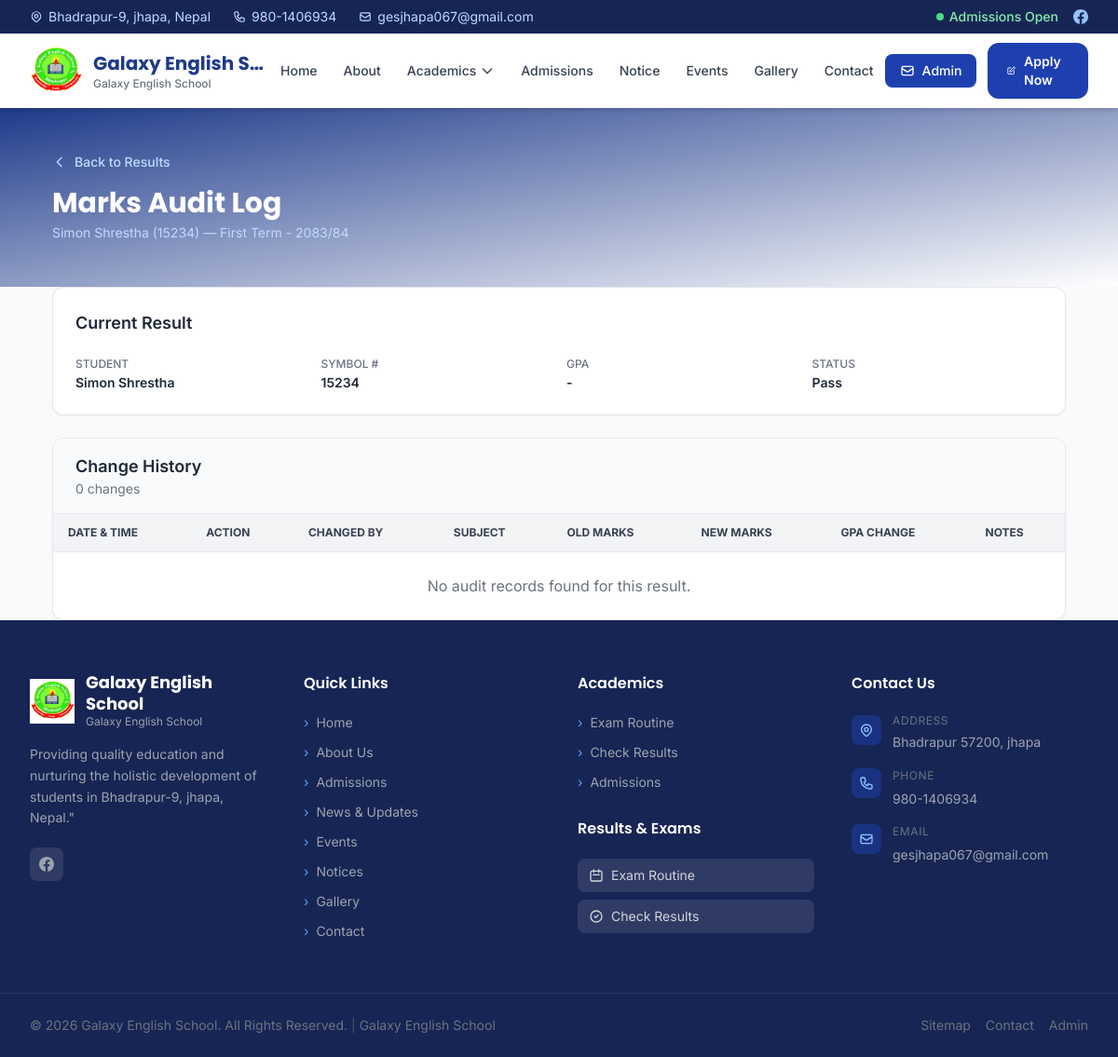
Page /exam-result/audit/2/ (signed in) on the earlier database version.
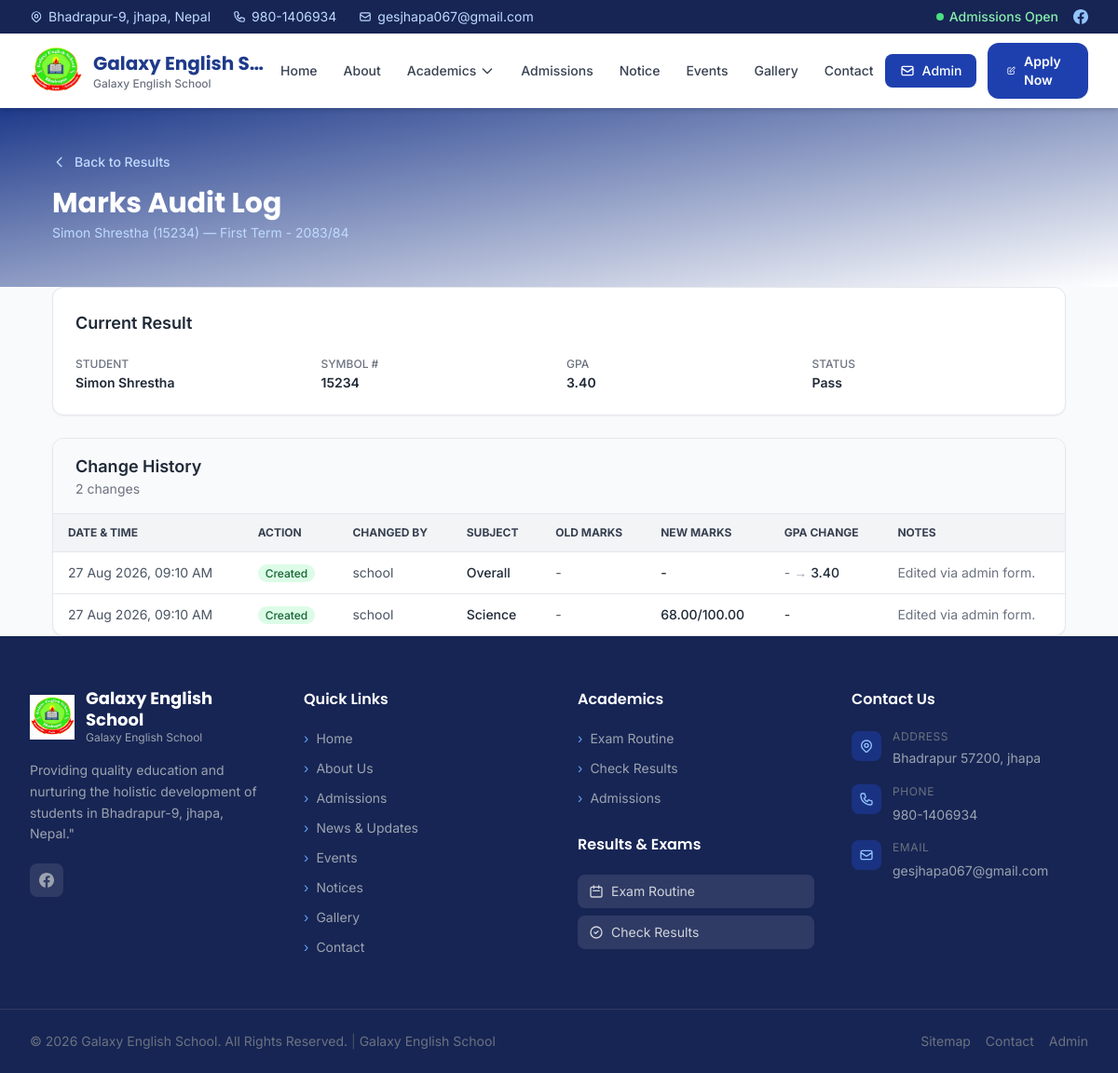
Same page on the later database version.
### apps/academics/models.py (models this page shows, shortened)
class Result(models.Model):
    RESULT_STATUS_CHOICES = [
        ('PASS', 'Pass'),
        ('FAIL', 'Fail'),
        ('ABSENT', 'Absent'),
    ]
    exam = models.ForeignKey(
        Exam,
        on_delete=models.CASCADE,
        related_name='results'
    )
    student_name = models.CharField(max_length=200)
    symbol_number = models.CharField(
        max_length=50,
        db_index=True,
        help_text="Unique symbol number for result lookup"
    )
    grade = models.CharField(max_length=50, db_index=True)
    roll_number = models.CharField(max_length=50, blank=True)
    total_marks = models.DecimalField(
        max_digits=6,
        decimal_places=2,
        null=True, blank=True
    )
    percentage = models.DecimalField(
        max_digits=5,
        decimal_places=2,
        null=True, blank=True
    )
    gpa = models.DecimalField(
        max_digits=4,
        decimal_places=2,
        null=True, blank=True
    )
    result_status = models.CharField(
        max_length=10,
        choices=RESULT_STATUS_CHOICES,
        default='PASS'
    )
    published_at = models.DateTimeField(null=True, blank=True)
    is_published = models.BooleanField(default=False)
    created_at = models.DateTimeField(auto_now_add=True)
    updated_at = models.DateTimeField(auto_now=True)
    class Meta:
        ordering = ['-published_at']
        verbose_name = "Result"
        verbose_name_plural = "Results"
        indexes = [
            models.Index(fields=['symbol_number']),
            models.Index(fields=['exam', 'grade']),
            models.Index(fields=['is_published']),
            models.Index(fields=['exam', 'is_published', '-published_at'], name='idx_result_exam_published'),
            models.Index(fields=['grade', '-published_at'], name='idx_result_grade_published'),
        ]
        unique_together = [['exam', 'symbol_number']]

class Exam(models.Model):
    name = models.CharField(
        max_length=200,
        help_text="e.g., First Terminal Examination 2083"
    )
    academic_year = models.CharField(
        max_length=20,
        help_text="e.g., 2083/84"
    )
    start_date = models.DateField()
    end_date = models.DateField()
    is_published = models.BooleanField(default=False)
    created_at = models.DateTimeField(auto_now_add=True)
    updated_at = models.DateTimeField(auto_now=True)
    class Meta:
        ordering = ['-start_date']
        verbose_name = "Exam"
        verbose_name_plural = "Exams"
        indexes = [
            models.Index(fields=['-start_date']),
            models.Index(fields=['academic_year']),
        ]
    def __str__(self):
        return f"{self.name} - {self.academic_year}"

class MarksAuditLog(models.Model):
    result = models.ForeignKey(
        Result,
        on_delete=models.CASCADE,
        related_name='audit_logs',
        help_text="The result this audit entry belongs to"
    )
    subject_mark = models.ForeignKey(
        SubjectMark,
        on_delete=models.SET_NULL,
        null=True, blank=True,
        related_name='audit_logs',
        help_text="The subject mark that was changed"
    )
    changed_by = models.ForeignKey(
        User,
        on_delete=models.SET_NULL,
        null=True,
        help_text="User who made the change"
    )
    action = models.CharField(
        max_length=20,
        choices=[
            ('CREATE', 'Created'),
            ('UPDATE', 'Updated'),
        ],
        help_text="Type of action performed"
    )
    old_obtained_marks = models.DecimalField(
        max_digits=6, decimal_places=2,
        null=True, blank=True,
        help_text="Previous obtained marks (null on create)"
    )
    new_obtained_marks = models.DecimalField(
        max_digits=6, decimal_places=2,
        null=True, blank=True,
        help_text="New obtained marks"
    )
    old_full_marks = models.DecimalField(
        max_digits=6, decimal_places=2,
        null=True, blank=True,
        help_text="Previous full marks (null on create)"
    )
    new_full_marks = models.DecimalField(
        max_digits=6, decimal_places=2,
        null=True, blank=True,
        help_text="New full marks"
    )
    old_gpa = models.DecimalField(
        max_digits=4, decimal_places=2,
        null=True, blank=True,
        help_text="Previous GPA"
    )
    new_gpa = models.DecimalField(
        max_digits=4, decimal_places=2,
        null=True, blank=True,
        help_text="New GPA"
    )
    old_percentage = models.DecimalField(
        max_digits=5, decimal_places=2,
        null=True, blank=True,
        help_text="Previous percentage"
    )
    new_percentage = models.DecimalField(
        max_digits=5, decimal_places=2,
        null=True, blank=True,
        help_text="New percentage"
    )
    old_result_status = models.CharField(
        max_length=10, null=True, blank=True,
        help_text="Previous result status"
    )
    new_result_status = models.CharField(
        max_length=10, null=True, blank=True,
        help_text="New result status"
    )
    subject_name = models.CharField(
        max_length=200, blank=True,
        help_text="Subject name at time of change"
    )
    student_name = models.CharField(
        max_length=200, blank=True,
        help_text="Student name at time of change"
    )
    symbol_number = models.CharField(
        max_length=50, blank=True,
        help_text="Symbol number at time of change"
    )
    notes = models.TextField(
        blank=True,
        help_text="Optional notes about the change"
    )
    created_at = models.DateTimeField(auto_now_add=True)
    class Meta:
        ordering = ['-created_at']
        verbose_name = "Marks Audit Log"
        verbose_name_plural = "Marks Audit Logs"
        indexes = [
            models.Index(fields=['result', '-created_at']),
            models.Index(fields=['changed_by']),
        ]

### apps/academics/views.py (the view)
# urls.py: path('exam-result/audit/<int:result_id>/', views.exam_result_audit_log, name='exam_result_audit_log'),
@login_required
def exam_result_audit_log(request, result_id):
    if not request.user.is_staff:
        messages.error(request, "You don't have permission to view audit logs.")
        return redirect('academics:exam_result_add')
    result = get_object_or_404(Result, pk=result_id)
    audit_logs = MarksAuditLog.objects.filter(
        result=result
    ).select_related('changed_by').order_by('-created_at')
    context = {
        'result': result,
        'audit_logs': audit_logs,
        'page_title': f'Audit Log - {result.student_name}',
    }
    return render(
        request,
        'academics/exam_result_audit_log.html',
        context
    )

### apps/core/context_processors.py (called while the page is built)
def school_settings(request):
    try:
        settings_obj = SchoolSettings.get_settings()
    except Exception:
        settings_obj = None
    return {
        'school_settings': settings_obj,
    }

### apps/core/models.py (called while the page is built)
    @classmethod
    def get_settings(cls):
        cached = cache.get(cls.CACHE_KEY)
        if cached is not None:
            return cached
        obj, created = cls.objects.get_or_create(
            pk=1,
            defaults={
                'school_name': 'Galaxy English School',
                'organization_name': 'Galaxy English School',
            }
        )
        cache.set(cls.CACHE_KEY, obj)
        return obj

### templates/academics/exam_result_audit_log.html (shortened to what the changed rows need)
{% extends 'base.html' %}
{% load static %}
{% block content %}
<section class="bg-gradient-to-br from-primary-800 to-primary-600 py-12">
    <div class="max-w-6xl mx-auto px-4 sm:px-6 lg:px-8">
        <div class="flex items-center gap-3 mb-4">
            <a href="{% url 'academics:exam_result_add' %}?exam={{ result.exam.pk }}&grade={{ result.grade }}"
               class="inline-flex items-center gap-2 text-primary-200 hover:text-white text-sm font-medium transition-colors">
            </a>
        </div>
        <h1 class="font-heading font-bold text-2xl lg:text-3xl text-white">Marks Audit Log</h1>
        <p class="text-primary-200 text-sm mt-1">
            {{ result.student_name }} ({{ result.symbol_number }}) — {{ result.exam }}
        </p>
    </div>
</section>
<section class="py-8 bg-gray-50">
    <div class="max-w-6xl mx-auto px-4 sm:px-6 lg:px-8">
        <div class="bg-white rounded-xl border border-gray-200 shadow-sm p-6 mb-6">
            <h2 class="text-lg font-semibold text-gray-800 mb-4">Current Result</h2>
            <div class="grid grid-cols-2 md:grid-cols-4 gap-4">
                <div>
                    <span class="text-xs font-medium text-gray-500 uppercase">Student</span>
                    <p class="text-sm font-semibold text-gray-800">{{ result.student_name }}</p>
                </div>
                <div>
                    <span class="text-xs font-medium text-gray-500 uppercase">Symbol #</span>
                    <p class="text-sm font-semibold text-gray-800">{{ result.symbol_number }}</p>
                </div>
                <div>
                    <span class="text-xs font-medium text-gray-500 uppercase">GPA</span>
                    <p class="text-sm font-semibold text-gray-800">{{ result.gpa|default:"-" }}</p>
                </div>
                <div>
                    <span class="text-xs font-medium text-gray-500 uppercase">Status</span>
                    <p class="text-sm font-semibold text-gray-800">{{ result.get_result_status_display }}</p>
                </div>
            </div>
        </div>
        <div class="bg-white rounded-xl border border-gray-200 shadow-sm overflow-hidden">
            <div class="px-6 py-4 border-b border-gray-200 bg-gray-50">
                <h2 class="text-lg font-semibold text-gray-800">Change History</h2>
                <p class="text-sm text-gray-500">{{ audit_logs|length }} change{{ audit_logs|length|pluralize }}</p>
            </div>
            <div class="overflow-x-auto">
                <table class="w-full divide-y divide-gray-200">
                    <thead class="bg-gray-100">
                        <tr>
                            <th class="px-4 py-3 text-left text-xs font-bold text-gray-700 uppercase">Date & Time</th>
                            <th class="px-4 py-3 text-left text-xs font-bold text-gray-700 uppercase">Action</th>
                            <th class="px-4 py-3 text-left text-xs font-bold text-gray-700 uppercase">Changed By</th>
                            <th class="px-4 py-3 text-left text-xs font-bold text-gray-700 uppercase">Subject</th>
                            <th class="px-4 py-3 text-left text-xs font-bold text-gray-700 uppercase">Old Marks</th>
                            <th class="px-4 py-3 text-left text-xs font-bold text-gray-700 uppercase">New Marks</th>
                            <th class="px-4 py-3 text-left text-xs font-bold text-gray-700 uppercase">GPA Change</th>
                            <th class="px-4 py-3 text-left text-xs font-bold text-gray-700 uppercase">Notes</th>
                        </tr>
                    </thead>
                    <tbody class="divide-y divide-gray-200">
                        {% for log in audit_logs %}
                        <tr class="hover:bg-gray-50">
                            <td class="px-4 py-3 text-sm text-gray-600">
                                {{ log.created_at|date:"d M Y, h:i A" }}
                            </td>
                            <td class="px-4 py-3 text-sm">
                                <span class="px-2 py-0.5 rounded-full text-xs font-medium
                                    {% if log.action == 'CREATE' %}bg-green-100 text-green-800
                                    {% else %}bg-yellow-100 text-yellow-800{% endif %}">
                                    {{ log.get_action_display }}
                                </span>
                            </td>
                            <td class="px-4 py-3 text-sm text-gray-600">
                                {{ log.changed_by.username|default:"System" }}
                            </td>
                            <td class="px-4 py-3 text-sm font-medium text-gray-800">
                                {{ log.subject_name|default:"Overall" }}
                            </td>
                            <td class="px-4 py-3 text-sm text-gray-600">
                                {% if log.old_obtained_marks is not None %}
                                    {{ log.old_obtained_marks }}/{{ log.old_full_marks|default:"?" }}
                                {% else %}-{% endif %}
                            </td>
                            <td class="px-4 py-3 text-sm text-gray-800 font-medium">
                                {% if log.new_obtained_marks is not None %}
                                    {{ log.new_obtained_marks }}/{{ log.new_full_marks|default:"?" }}
                                {% else %}-{% endif %}
                            </td>
                            <td class="px-4 py-3 text-sm">
                                {% if log.old_gpa is not None or log.new_gpa is not None %}
                                    <span class="text-gray-500">{{ log.old_gpa|default:"-" }}</span>
                                    <span class="text-gray-400"> → </span>
                                    <span class="font-medium text-gray-800">{{ log.new_gpa|default:"-" }}</span>
                                {% else %}-{% endif %}
                            </td>
                            <td class="px-4 py-3 text-sm text-gray-500 max-w-[200px] truncate">
                                {{ log.notes|default:"-" }}
                            </td>
                        </tr>
                        {% empty %}
                        <tr>
                            <td class="px-4 py-6 text-center text-gray-500" colspan="8">
                                No audit records found for this result.
                            </td>
                        </tr>
                        {% endfor %}
                    </tbody>
                </table>
            </div>
        </div>
    </div>
</section>
{% endblock %}

Differences in the rows shown:
changed Result "Simon Shrestha": gpa "-" → "3.40"
added MarksAuditLog: created_at "27 Aug 2026, 09:10 AM", action "Created", changed_by.username "school", subject_name "Overall", old_gpa "-", new_gpa "3.40", notes "Edited via admin form."
added MarksAuditLog: created_at "27 Aug 2026, 09:10 AM", action "Created", changed_by.username "school", subject_name "Science", new_obtained_marks "68.00", new_full_marks "100.00", notes "Edited via admin form."
Other differences:
{{ audit_logs|length }}: "0" → "2"
text no longer shown: "No audit records found for this result."
